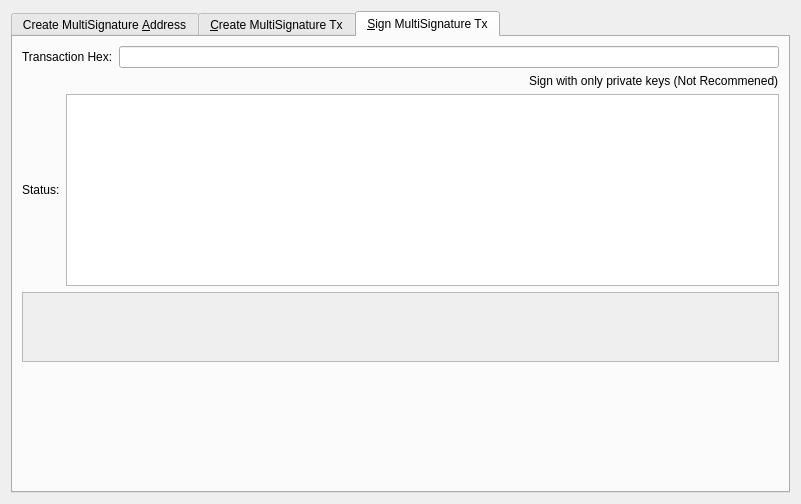
<?xml version="1.0" encoding="UTF-8"?>
<ui version="4.0">
 <class>MultisigDialog</class>
 <widget class="QDialog" name="MultisigDialog">
  <property name="geometry">
   <rect>
    <x>0</x>
    <y>0</y>
    <width>801</width>
    <height>504</height>
   </rect>
  </property>
  <property name="sizePolicy">
   <sizepolicy hsizetype="Fixed" vsizetype="Fixed">
    <horstretch>0</horstretch>
    <verstretch>0</verstretch>
   </sizepolicy>
  </property>
  <property name="windowTitle">
   <string>Multisignature Address Interactions</string>
  </property>
  <layout class="QVBoxLayout" name="verticalLayout_8">
   <item>
    <widget class="QTabWidget" name="multisigTabWidget">
     <property name="styleSheet">
      <string notr="true">QScrollArea{border: 1px solid #5b4c7c;}
QFrame{background-color:#f2f0f0;}
QLabel{background-color:#ffffff;}
QFrame &gt; QLabel{background-color:#f2f0f0;}</string>
     </property>
     <property name="currentIndex">
      <number>2</number>
     </property>
     <widget class="QWidget" name="addMultisigTab">
      <property name="sizePolicy">
       <sizepolicy hsizetype="Minimum" vsizetype="Minimum">
        <horstretch>0</horstretch>
        <verstretch>0</verstretch>
       </sizepolicy>
      </property>
      <attribute name="title">
       <string>Create MultiSignature &amp;Address</string>
      </attribute>
      <layout class="QVBoxLayout" name="verticalLayout">
       <item>
        <layout class="QHBoxLayout" name="enterMLayout">
         <item>
          <widget class="QSpinBox" name="enterMSpinbox">
           <property name="sizePolicy">
            <sizepolicy hsizetype="Fixed" vsizetype="Fixed">
             <horstretch>0</horstretch>
             <verstretch>0</verstretch>
            </sizepolicy>
           </property>
           <property name="toolTip">
            <string>How many people must sign to verify a transaction</string>
           </property>
           <property name="minimum">
            <number>1</number>
           </property>
           <property name="maximum">
            <number>16</number>
           </property>
           <property name="value">
            <number>1</number>
           </property>
          </widget>
         </item>
         <item>
          <widget class="QLabel" name="enterMLabel">
           <property name="text">
            <string>Enter the minimum number of signatures required to sign transactions</string>
           </property>
          </widget>
         </item>
        </layout>
       </item>
       <item>
        <layout class="QHBoxLayout" name="addressLabelLayout">
         <item>
          <widget class="QLabel" name="addressLableLabel">
           <property name="text">
            <string>Address Label:</string>
           </property>
          </widget>
         </item>
         <item>
          <widget class="QLineEdit" name="multisigAddressLabel"/>
         </item>
        </layout>
       </item>
       <item>
        <layout class="QHBoxLayout" name="addAddressLayout">
         <item>
          <widget class="QtMaterialFlatButton" name="addAddressButton" native="true">
           <property name="toolTip">
            <string>Add another address that could sign to verify a transaction from the multisig address.</string>
           </property>
           <property name="text" stdset="0">
            <string>Add Address / Key</string>
           </property>
           <property name="icon" stdset="0">
            <iconset resource="../fac.qrc">
             <normaloff>:/icons/add</normaloff>:/icons/add</iconset>
           </property>
           <property name="autoDefault" stdset="0">
            <bool>false</bool>
           </property>
          </widget>
         </item>
         <item>
          <widget class="QLabel" name="addAddressLabel">
           <property name="sizePolicy">
            <sizepolicy hsizetype="Preferred" vsizetype="Fixed">
             <horstretch>0</horstretch>
             <verstretch>0</verstretch>
            </sizepolicy>
           </property>
           <property name="text">
            <string>Local addresses or public keys that can sign:</string>
           </property>
          </widget>
         </item>
         <item>
          <spacer name="addAddressSpacer_2">
           <property name="orientation">
            <enum>Qt::Horizontal</enum>
           </property>
           <property name="sizeHint" stdset="0">
            <size>
             <width>40</width>
             <height>10</height>
            </size>
           </property>
          </spacer>
         </item>
        </layout>
       </item>
       <item>
        <widget class="QScrollArea" name="addAddressScrollArea">
         <property name="sizePolicy">
          <sizepolicy hsizetype="Preferred" vsizetype="Expanding">
           <horstretch>0</horstretch>
           <verstretch>0</verstretch>
          </sizepolicy>
         </property>
         <property name="widgetResizable">
          <bool>true</bool>
         </property>
         <widget class="QWidget" name="addAddressWidget">
          <property name="geometry">
           <rect>
            <x>0</x>
            <y>0</y>
            <width>757</width>
            <height>209</height>
           </rect>
          </property>
          <layout class="QVBoxLayout" name="verticalLayout_5">
           <item>
            <layout class="QVBoxLayout" name="addressList"/>
           </item>
           <item>
            <spacer name="verticalSpacer">
             <property name="orientation">
              <enum>Qt::Vertical</enum>
             </property>
             <property name="sizeHint" stdset="0">
              <size>
               <width>20</width>
               <height>40</height>
              </size>
             </property>
            </spacer>
           </item>
          </layout>
         </widget>
        </widget>
       </item>
       <item>
        <layout class="QHBoxLayout" name="addMultisigLayout">
         <item>
          <widget class="QtMaterialFlatButton" name="addMultisigButton" native="true">
           <property name="sizePolicy">
            <sizepolicy hsizetype="Preferred" vsizetype="Fixed">
             <horstretch>0</horstretch>
             <verstretch>0</verstretch>
            </sizepolicy>
           </property>
           <property name="toolTip">
            <string>Create a new multisig address</string>
           </property>
           <property name="toolTipDuration">
            <number>-3</number>
           </property>
           <property name="text" stdset="0">
            <string>Create</string>
           </property>
           <property name="icon" stdset="0">
            <iconset resource="../fac.qrc">
             <normaloff>:/icons/filesave</normaloff>:/icons/filesave</iconset>
           </property>
           <property name="autoDefault" stdset="0">
            <bool>false</bool>
           </property>
          </widget>
         </item>
         <item>
          <widget class="QLabel" name="label">
           <property name="text">
            <string>Status:</string>
           </property>
          </widget>
         </item>
         <item>
          <widget class="QTextEdit" name="addMultisigStatus">
           <property name="sizePolicy">
            <sizepolicy hsizetype="Expanding" vsizetype="Fixed">
             <horstretch>0</horstretch>
             <verstretch>0</verstretch>
            </sizepolicy>
           </property>
           <property name="maximumSize">
            <size>
             <width>16777215</width>
             <height>75</height>
            </size>
           </property>
           <property name="readOnly">
            <bool>true</bool>
           </property>
           <property name="textInteractionFlags">
            <set>Qt::TextSelectableByKeyboard|Qt::TextSelectableByMouse</set>
           </property>
          </widget>
         </item>
        </layout>
       </item>
       <item>
        <widget class="QLabel" name="label_2">
         <property name="sizePolicy">
          <sizepolicy hsizetype="Preferred" vsizetype="Preferred">
           <horstretch>0</horstretch>
           <verstretch>0</verstretch>
          </sizepolicy>
         </property>
         <property name="text">
          <string>Use below to quickly import an address by its redeem. Don't forget to add a label before clicking import!
Keep in mind, the wallet will rescan the blockchain to find transactions containing the new address.
Please be patient after clicking import.</string>
         </property>
         <property name="scaledContents">
          <bool>false</bool>
         </property>
         <property name="wordWrap">
          <bool>true</bool>
         </property>
        </widget>
       </item>
       <item>
        <layout class="QHBoxLayout" name="importLayout">
         <item>
          <widget class="QtMaterialFlatButton" name="importAddressButton" native="true">
           <property name="sizePolicy">
            <sizepolicy hsizetype="Fixed" vsizetype="Fixed">
             <horstretch>0</horstretch>
             <verstretch>0</verstretch>
            </sizepolicy>
           </property>
           <property name="text" stdset="0">
            <string>Import Redeem</string>
           </property>
           <property name="icon" stdset="0">
            <iconset resource="../fac.qrc">
             <normaloff>:/icons/receiving_addresses</normaloff>:/icons/receiving_addresses</iconset>
           </property>
          </widget>
         </item>
         <item>
          <widget class="QLineEdit" name="importRedeem">
           <property name="sizePolicy">
            <sizepolicy hsizetype="Preferred" vsizetype="Fixed">
             <horstretch>0</horstretch>
             <verstretch>0</verstretch>
            </sizepolicy>
           </property>
          </widget>
         </item>
        </layout>
       </item>
      </layout>
     </widget>
     <widget class="QWidget" name="createTransactionTab">
      <attribute name="title">
       <string>&amp;Create MultiSignature Tx</string>
      </attribute>
      <layout class="QVBoxLayout" name="verticalLayout_3">
       <item>
        <layout class="QHBoxLayout" name="horizontalLayout_2">
         <item>
          <layout class="QVBoxLayout" name="createTxLayout">
           <item>
            <layout class="QHBoxLayout" name="addTxInputLayout">
             <item>
              <widget class="QLabel" name="addTxInputLabel">
               <property name="sizePolicy">
                <sizepolicy hsizetype="Fixed" vsizetype="Preferred">
                 <horstretch>0</horstretch>
                 <verstretch>0</verstretch>
                </sizepolicy>
               </property>
               <property name="text">
                <string>Inputs:</string>
               </property>
              </widget>
             </item>
             <item>
              <widget class="QtMaterialFlatButton" name="pushButtonCoinControl" native="true">
               <property name="sizePolicy">
                <sizepolicy hsizetype="Preferred" vsizetype="Fixed">
                 <horstretch>0</horstretch>
                 <verstretch>0</verstretch>
                </sizepolicy>
               </property>
               <property name="text" stdset="0">
                <string>Coin Control</string>
               </property>
              </widget>
             </item>
             <item>
              <layout class="QFormLayout" name="formLayout_2">
               <property name="rightMargin">
                <number>10</number>
               </property>
               <item row="0" column="0">
                <widget class="QLabel" name="labelQuantity">
                 <property name="text">
                  <string>Quantity Selected:</string>
                 </property>
                </widget>
               </item>
               <item row="0" column="1">
                <widget class="QLabel" name="labelQuantity_int">
                 <property name="text">
                  <string>0</string>
                 </property>
                </widget>
               </item>
               <item row="1" column="0">
                <widget class="QLabel" name="labelAmount">
                 <property name="text">
                  <string>Amount:</string>
                 </property>
                </widget>
               </item>
               <item row="1" column="1">
                <widget class="QLabel" name="labelAmount_int">
                 <property name="text">
                  <string>0</string>
                 </property>
                </widget>
               </item>
              </layout>
             </item>
             <item>
              <widget class="QtMaterialFlatButton" name="addInputButton" native="true">
               <property name="sizePolicy">
                <sizepolicy hsizetype="Preferred" vsizetype="Fixed">
                 <horstretch>0</horstretch>
                 <verstretch>0</verstretch>
                </sizepolicy>
               </property>
               <property name="toolTip">
                <string>Add an input to fund the outputs</string>
               </property>
               <property name="text" stdset="0">
                <string>Add a Raw Input</string>
               </property>
               <property name="icon" stdset="0">
                <iconset resource="../fac.qrc">
                 <normaloff>:/css/default</normaloff>:/css/default</iconset>
               </property>
              </widget>
             </item>
            </layout>
           </item>
           <item>
            <widget class="QScrollArea" name="txInputsScrollArea">
             <property name="sizePolicy">
              <sizepolicy hsizetype="Preferred" vsizetype="Expanding">
               <horstretch>0</horstretch>
               <verstretch>0</verstretch>
              </sizepolicy>
             </property>
             <property name="widgetResizable">
              <bool>true</bool>
             </property>
             <widget class="QWidget" name="txInputsWidget">
              <property name="geometry">
               <rect>
                <x>0</x>
                <y>0</y>
                <width>98</width>
                <height>28</height>
               </rect>
              </property>
              <layout class="QVBoxLayout" name="verticalLayout_7">
               <item>
                <layout class="QVBoxLayout" name="inputsList"/>
               </item>
               <item>
                <spacer name="txInputsSpacer">
                 <property name="orientation">
                  <enum>Qt::Vertical</enum>
                 </property>
                 <property name="sizeHint" stdset="0">
                  <size>
                   <width>20</width>
                   <height>40</height>
                  </size>
                 </property>
                </spacer>
               </item>
              </layout>
             </widget>
            </widget>
           </item>
           <item>
            <layout class="QHBoxLayout" name="addDestinationLayout">
             <item>
              <widget class="QLabel" name="addDestinationLabel">
               <property name="text">
                <string>Address / Amount:</string>
               </property>
              </widget>
             </item>
             <item>
              <widget class="QtMaterialFlatButton" name="addDestinationButton" native="true">
               <property name="sizePolicy">
                <sizepolicy hsizetype="Fixed" vsizetype="Fixed">
                 <horstretch>0</horstretch>
                 <verstretch>0</verstretch>
                </sizepolicy>
               </property>
               <property name="toolTip">
                <string>Add destinations to send BWK to</string>
               </property>
               <property name="text" stdset="0">
                <string>Add Destination</string>
               </property>
               <property name="icon" stdset="0">
                <iconset resource="../fac.qrc">
                 <normaloff>:/icons/add</normaloff>:/icons/add</iconset>
               </property>
              </widget>
             </item>
             <item>
              <spacer name="addDestinationHorizontalSpacer">
               <property name="orientation">
                <enum>Qt::Horizontal</enum>
               </property>
               <property name="sizeHint" stdset="0">
                <size>
                 <width>40</width>
                 <height>20</height>
                </size>
               </property>
              </spacer>
             </item>
            </layout>
           </item>
           <item>
            <widget class="QScrollArea" name="destionationsScrollArea">
             <property name="sizePolicy">
              <sizepolicy hsizetype="Expanding" vsizetype="Expanding">
               <horstretch>0</horstretch>
               <verstretch>0</verstretch>
              </sizepolicy>
             </property>
             <property name="widgetResizable">
              <bool>true</bool>
             </property>
             <widget class="QWidget" name="destinationsScrollAreaContents">
              <property name="geometry">
               <rect>
                <x>0</x>
                <y>0</y>
                <width>98</width>
                <height>28</height>
               </rect>
              </property>
              <layout class="QVBoxLayout" name="verticalLayout_11">
               <item>
                <layout class="QVBoxLayout" name="destinationsList"/>
               </item>
               <item>
                <spacer name="destinationsSpacer">
                 <property name="orientation">
                  <enum>Qt::Vertical</enum>
                 </property>
                 <property name="sizeHint" stdset="0">
                  <size>
                   <width>20</width>
                   <height>20</height>
                  </size>
                 </property>
                </spacer>
               </item>
              </layout>
             </widget>
            </widget>
           </item>
           <item>
            <layout class="QHBoxLayout" name="horizontalLayout_4">
             <item>
              <widget class="QtMaterialFlatButton" name="createButton" native="true">
               <property name="sizePolicy">
                <sizepolicy hsizetype="Fixed" vsizetype="Fixed">
                 <horstretch>0</horstretch>
                 <verstretch>0</verstretch>
                </sizepolicy>
               </property>
               <property name="minimumSize">
                <size>
                 <width>150</width>
                 <height>0</height>
                </size>
               </property>
               <property name="toolTip">
                <string>Create a transaction object using the given inputs to the given outputs</string>
               </property>
               <property name="text" stdset="0">
                <string>Create</string>
               </property>
               <property name="icon" stdset="0">
                <iconset resource="../fac.qrc">
                 <normaloff>:/icons/export</normaloff>:/icons/export</iconset>
               </property>
               <property name="autoDefault" stdset="0">
                <bool>false</bool>
               </property>
               <property name="default" stdset="0">
                <bool>true</bool>
               </property>
              </widget>
             </item>
             <item>
              <widget class="QLabel" name="createButtonLabel">
               <property name="sizePolicy">
                <sizepolicy hsizetype="Fixed" vsizetype="Preferred">
                 <horstretch>0</horstretch>
                 <verstretch>0</verstretch>
                </sizepolicy>
               </property>
               <property name="text">
                <string>Status:</string>
               </property>
               <property name="alignment">
                <set>Qt::AlignRight|Qt::AlignTrailing|Qt::AlignVCenter</set>
               </property>
              </widget>
             </item>
             <item>
              <widget class="QTextEdit" name="createButtonStatus">
               <property name="sizePolicy">
                <sizepolicy hsizetype="Expanding" vsizetype="Minimum">
                 <horstretch>0</horstretch>
                 <verstretch>0</verstretch>
                </sizepolicy>
               </property>
               <property name="maximumSize">
                <size>
                 <width>16777215</width>
                 <height>16777215</height>
                </size>
               </property>
               <property name="readOnly">
                <bool>true</bool>
               </property>
               <property name="html">
                <string>&lt;!DOCTYPE HTML PUBLIC &quot;-//W3C//DTD HTML 4.0//EN&quot; &quot;http://www.w3.org/TR/REC-html40/strict.dtd&quot;&gt;
&lt;html&gt;&lt;head&gt;&lt;meta name=&quot;qrichtext&quot; content=&quot;1&quot; /&gt;&lt;style type=&quot;text/css&quot;&gt;
p, li { white-space: pre-wrap; }
&lt;/style&gt;&lt;/head&gt;&lt;body style=&quot; font-family:'MS Shell Dlg 2'; font-size:8.25pt; font-weight:400; font-style:normal;&quot;&gt;
&lt;p style=&quot;-qt-paragraph-type:empty; margin-top:0px; margin-bottom:0px; margin-left:0px; margin-right:0px; -qt-block-indent:0; text-indent:0px; font-family:'Noto Sans'; font-size:9pt;&quot;&gt;&lt;br /&gt;&lt;/p&gt;&lt;/body&gt;&lt;/html&gt;</string>
               </property>
              </widget>
             </item>
            </layout>
           </item>
          </layout>
         </item>
         <item>
          <layout class="QHBoxLayout" name="horizontalLayout_3"/>
         </item>
        </layout>
       </item>
      </layout>
     </widget>
     <widget class="QWidget" name="signMultisigTransaction">
      <property name="styleSheet">
       <string notr="true">txScrollArea:{
	border: 1px solid #5b4c7c;
}
keyScrollArea:{
	border: 1px solid #5b4c7c;
}
txScrollArea:{
	border: 1px solid #5b4c7c;
}</string>
      </property>
      <attribute name="title">
       <string>&amp;Sign MultiSignature Tx</string>
      </attribute>
      <layout class="QVBoxLayout" name="verticalLayout_4">
       <item>
        <layout class="QHBoxLayout" name="transactionHexLayout">
         <item>
          <widget class="QLabel" name="transactionHexLabel">
           <property name="text">
            <string>Transaction Hex:</string>
           </property>
          </widget>
         </item>
         <item>
          <widget class="QLineEdit" name="transactionHex">
           <property name="toolTip">
            <string/>
           </property>
          </widget>
         </item>
        </layout>
       </item>
       <item>
        <layout class="QHBoxLayout" name="horizontalLayout">
         <item>
          <layout class="QVBoxLayout" name="verticalLayout_2">
           <item>
            <layout class="QHBoxLayout" name="horizontalLayout_7">
             <item>
              <widget class="QtMaterialFlatButton" name="signButton" native="true">
               <property name="sizePolicy">
                <sizepolicy hsizetype="Preferred" vsizetype="Fixed">
                 <horstretch>0</horstretch>
                 <verstretch>0</verstretch>
                </sizepolicy>
               </property>
               <property name="minimumSize">
                <size>
                 <width>150</width>
                 <height>0</height>
                </size>
               </property>
               <property name="toolTip">
                <string>Sign the transaction from this wallet or from provided private keys</string>
               </property>
               <property name="text" stdset="0">
                <string>Sign</string>
               </property>
               <property name="icon" stdset="0">
                <iconset resource="../fac.qrc">
                 <normaloff>:/icons/edit</normaloff>:/icons/edit</iconset>
               </property>
               <property name="autoDefault" stdset="0">
                <bool>false</bool>
               </property>
               <property name="default" stdset="0">
                <bool>true</bool>
               </property>
              </widget>
             </item>
             <item>
              <widget class="QtMaterialFlatButton" name="commitButton" native="true">
               <property name="enabled">
                <bool>false</bool>
               </property>
               <property name="sizePolicy">
                <sizepolicy hsizetype="Preferred" vsizetype="Fixed">
                 <horstretch>0</horstretch>
                 <verstretch>0</verstretch>
                </sizepolicy>
               </property>
               <property name="toolTip">
                <string>&lt;html&gt;&lt;head/&gt;&lt;body&gt;&lt;p&gt;DISABLED until transaction has been signed enough times.&lt;/p&gt;&lt;/body&gt;&lt;/html&gt;</string>
               </property>
               <property name="autoFillBackground">
                <bool>false</bool>
               </property>
               <property name="text" stdset="0">
                <string>Commit</string>
               </property>
               <property name="icon" stdset="0">
                <iconset resource="../fac.qrc">
                 <normaloff>:/icons/send</normaloff>:/icons/send</iconset>
               </property>
               <property name="autoDefault" stdset="0">
                <bool>true</bool>
               </property>
              </widget>
             </item>
             <item>
              <layout class="QHBoxLayout" name="addPrivKeyLayout">
               <item>
                <widget class="QtMaterialFlatButton" name="addPrivKeyButton" native="true">
                 <property name="sizePolicy">
                  <sizepolicy hsizetype="Fixed" vsizetype="Fixed">
                   <horstretch>0</horstretch>
                   <verstretch>0</verstretch>
                  </sizepolicy>
                 </property>
                 <property name="toolTip">
                  <string>Add private keys to sign the transaction with</string>
                 </property>
                 <property name="text" stdset="0">
                  <string>Add Private Key</string>
                 </property>
                 <property name="icon" stdset="0">
                  <iconset resource="../fac.qrc">
                   <normaloff>:/icons/add</normaloff>:/icons/add</iconset>
                 </property>
                </widget>
               </item>
               <item>
                <widget class="QLabel" name="addPrivKeyLabel">
                 <property name="text">
                  <string>Sign with only private keys (Not Recommened)</string>
                 </property>
                </widget>
               </item>
              </layout>
             </item>
            </layout>
           </item>
           <item>
            <layout class="QHBoxLayout" name="horizontalLayout_5">
             <item>
              <widget class="QLabel" name="signButtonStatusLabel">
               <property name="text">
                <string>Status:</string>
               </property>
              </widget>
             </item>
             <item>
              <widget class="QTextEdit" name="signButtonStatus">
               <property name="sizePolicy">
                <sizepolicy hsizetype="Expanding" vsizetype="Preferred">
                 <horstretch>0</horstretch>
                 <verstretch>0</verstretch>
                </sizepolicy>
               </property>
               <property name="maximumSize">
                <size>
                 <width>16777215</width>
                 <height>16777215</height>
                </size>
               </property>
               <property name="verticalScrollBarPolicy">
                <enum>Qt::ScrollBarAsNeeded</enum>
               </property>
               <property name="readOnly">
                <bool>true</bool>
               </property>
               <property name="textInteractionFlags">
                <set>Qt::TextSelectableByKeyboard|Qt::TextSelectableByMouse</set>
               </property>
              </widget>
             </item>
            </layout>
           </item>
           <item>
            <widget class="QScrollArea" name="keyScrollArea">
             <property name="sizePolicy">
              <sizepolicy hsizetype="Expanding" vsizetype="Expanding">
               <horstretch>0</horstretch>
               <verstretch>0</verstretch>
              </sizepolicy>
             </property>
             <property name="widgetResizable">
              <bool>true</bool>
             </property>
             <widget class="QWidget" name="keyScrollAreaContents">
              <property name="geometry">
               <rect>
                <x>0</x>
                <y>0</y>
                <width>753</width>
                <height>69</height>
               </rect>
              </property>
              <layout class="QVBoxLayout" name="verticalLayout_9">
               <item>
                <layout class="QVBoxLayout" name="keyList"/>
               </item>
               <item>
                <spacer name="keySpacer">
                 <property name="orientation">
                  <enum>Qt::Vertical</enum>
                 </property>
                 <property name="sizeHint" stdset="0">
                  <size>
                   <width>20</width>
                   <height>40</height>
                  </size>
                 </property>
                </spacer>
               </item>
              </layout>
             </widget>
            </widget>
           </item>
          </layout>
         </item>
        </layout>
       </item>
       <item>
        <spacer name="verticalSpacer_2">
         <property name="orientation">
          <enum>Qt::Vertical</enum>
         </property>
         <property name="sizeHint" stdset="0">
          <size>
           <width>20</width>
           <height>40</height>
          </size>
         </property>
        </spacer>
       </item>
      </layout>
     </widget>
    </widget>
   </item>
  </layout>
 </widget>
 <customwidgets>
  <customwidget>
   <class>QtMaterialFlatButton</class>
   <extends>QWidget</extends>
   <header>qtmaterialflatbutton.h</header>
  </customwidget>
 </customwidgets>
 <resources>
  <include location="../fac.qrc"/>
 </resources>
 <connections/>
</ui>
